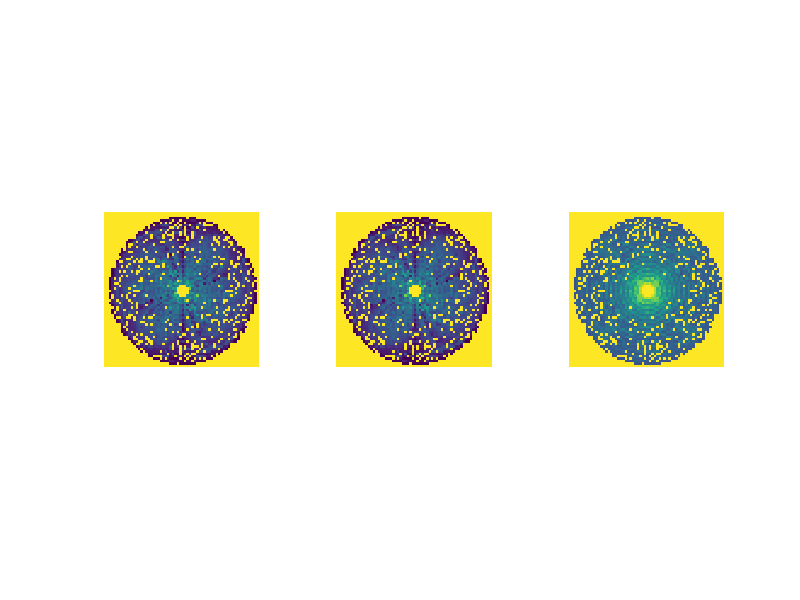

Source code (MATLAB): (Note: this script raises an error after producing the figure.)
%% Scripts for producing the data maps for 'A New Method for Ellipse Detection' by Nelson et al. (2015)
%
% Please run each section seperately.
%
% Details   This script contains two sections, each one can be run
% idependently and will produce the data maps as shown in Figures 7 and 8
% for 'A New Method for Ellipse Detection' by Nelson et al. (2015).
%
% Copyright 2015 Carl J. Nelson, Durham University, UK
% 
% License   See included <a href="./LICENSE/">file</a> or visit
%           <a href="https://github.com/ChasNelson1990/...
%              A-New-Method-for-Ellipse-Detection-2015/">The GitHub
%              Repository</a>
%
% See also PODEXPERIMENTS

%% Create Uncertainty Map from Experiment 5:- Accuracy over m, M and theta
% Load Data
fileID = fopen('experiment5.dat','r');%N.B. assumes file is in working directory
dataArray = textscan(fileID, '%f%f%f%f%f%f%f%f%f%f%f%[^\n\r]', 'Delimiter', ',', 'EmptyValue' ,NaN,'HeaderLines' ,1, 'ReturnOnError', false);
fclose(fileID);
Major = dataArray{:, 3}; Minor = dataArray{:, 4}; Rotation = dataArray{:, 5};
PODJaqqard = dataArray{:, 7}; PODHJaqqard = dataArray{:, 9}; HoughJaqqard = dataArray{:, 11};
% Create Maps
podmap = zeros(64); podhmap = zeros(64); houghmap = zeros(64); nummap = zeros(64);
for i = 1:length(Major)
    if Major(i)==max(Major)%Creates the maps for the largest Major axis length in the data
        r = Minor(i); a = Rotation(i)+90;
        %Identify pixels to assign to
        p1 = [-r*sind(a),r*cosd(a)]; p2 = [r*sind(a),-r*cosd(a)];
        p1 = round(p1)+33; p2 = round(p2)+33;
        se = false(64); se(p1(1),p1(2)) = true; se(p2(1),p2(2)) = true;
        [r,c] = find(se);
        %Assign data to all maps
        for j=1:2
            podmap(r(j),c(j)) = podmap(r(j),c(j)) + PODJaqqard(i);
            podhmap(r(j),c(j)) = podhmap(r(j),c(j)) + PODHJaqqard(i);
            houghmap(r(j),c(j)) = houghmap(r(j),c(j)) + HoughJaqqard(i);
            nummap(r(j),c(j)) = nummap(r(j),c(j)) + 1;
        end
    end
end
% Normalise Pixels
triv = (nummap==0);
podmap = 1-(podmap./nummap); podmap(triv) = 0;
podhmap = 1-(podhmap./nummap); podhmap(triv) = 0;
houghmap = 1-(houghmap./nummap); houghmap(triv) = 0;
% Find Global Min and Max
all = [podmap(podmap>0);podhmap(podhmap>0);houghmap(houghmap>0)];
mx = max(all);
mn = min(all);
%Invert for 'Uncertainty' Map
podmap = 1-podmap;
podhmap = 1-podhmap;
houghmap = 1-houghmap;
tmp = mn;
mn = 1-mx;
mx = 1-tmp;
% Plot
figure('units','normalized','outerposition',[0 0 1 1])
subplot(131), imagesc(podmap), caxis([mn,mx]), axis image off;
subplot(132), imagesc(podhmap), caxis([mn,mx]), axis image off;
subplot(133), imagesc(houghmap), caxis([mn,mx]), axis image off;

%% Create Detection Number Map from Experiment 4:- Clustering and Overlapping Ellipses
% Load Data
fileID = fopen('experiment4.dat','r');%N.B. assumes file is in working directory
dataArray = textscan(fileID, '%f%f%f%f%f%f%f%f%f%f%f%[^\n\r]', 'Delimiter', ',', 'EmptyValue' ,NaN,'HeaderLines' ,1, 'ReturnOnError', false);
fclose(fileID);
distx = dataArray{:, 1}; disty = dataArray{:, 2};
PODn = dataArray{:, 3}; PODHn = dataArray{:, 5}; Houghn = dataArray{:, 7};
% Create Maps
sz = max(distx(:)) - min(distx(:));
pos = floor(sz/2);
podmap = zeros(sz); podhmap = zeros(sz); houghmap = zeros(sz); nummap = zeros(sz);
for i = 1:length(distx)
    podmap(pos+distx(i),pos+disty(i)) = podmap(pos+distx(i),pos+disty(i)) + PODn(i);
    podhmap(pos+distx(i),pos+disty(i)) = podhmap(pos+distx(i),pos+disty(i)) + PODHn(i);
    houghmap(pos+distx(i),pos+disty(i)) = houghmap(pos+distx(i),pos+disty(i)) + Houghn(i);
    nummap(pos+distx(i),pos+disty(i)) = nummap(pos+distx(i),pos+disty(i)) + 1;
end
% Normalise Pixels
triv = (nummap==0);
podmap = (podmap./nummap); podmap(triv) = 0;
podhmap = (podhmap./nummap); podhmap(triv) = 0;
houghmap = (houghmap./nummap); houghmap(triv) = 0;
% Lavel 'Correct', 'Close', 'Not Computed' and 'Incorrect' (respectively)
podmap2 = podmap; podhmap2 = podhmap; houghmap2 = houghmap;
podmap2(podmap==2) = 2; podhmap2(podhmap==2) = 2; houghmap2(houghmap==2) = 2;%Correct, i.e. identified two
podmap2(podmap==1) = 1; podhmap2(podhmap==1) = 1; houghmap2(houghmap==1) = 1;%Identified one
podmap2(nummap==0) = 2; podhmap2(nummap==0) = 2;  houghmap2(nummap==0) = 2;%Not computed
podmap2(podmap>=3) = 0; podhmap2(podhmap>=3) = 0; houghmap2(houghmap>=3) = 0;%Incorrect

% Plot
figure('units','normalized','outerposition',[0 0 1 1])
subplot(131), imagesc(podmap2); colormap gray; caxis([0,2]); axis image off;
subplot(132), imagesc(podhmap2); colormap gray; caxis([0,2]); axis image off;
subplot(133), imagesc(houghmap2); colormap gray; caxis([0,2]); axis image off;